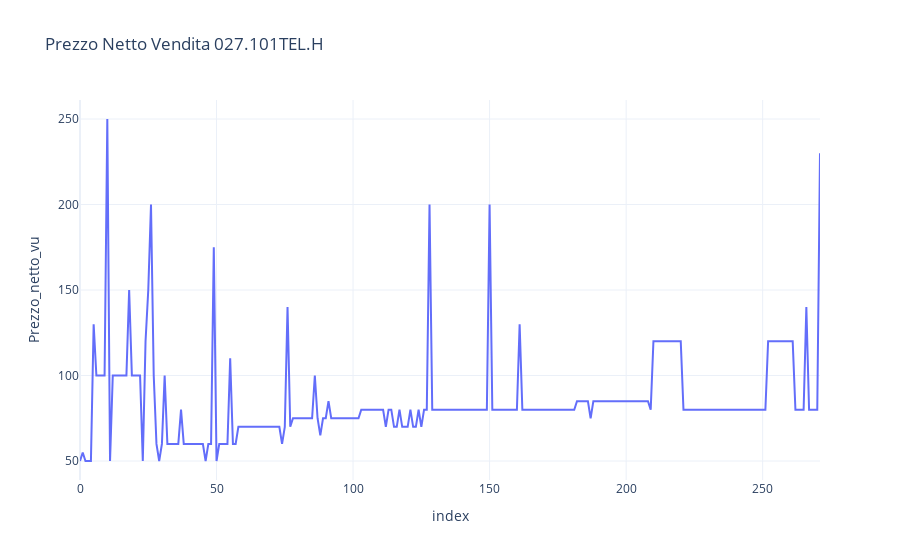

The notebook cell saved with this chart:
### Code cell
fig = px.line(df_027, y='Prezzo_netto_vu', template='plotly_white', title='Prezzo Netto Vendita 027.101TEL.H')
fig.show()

### Figure 1 — Plotly figure (JSON) as saved in the notebook; plotly's stock layout.template omitted (floating-point values rounded to 4 significant figures; data arrays with more than 128 entries replaced by an {"elided": "..."} marker saying what was removed)
{"data": [{"hovertemplate": "index=%{x}<br>Prezzo_netto_vu=%{y}<extra></extra>", "legendgroup": "", "line": {"color": "#636efa", "dash": "solid"}, "marker": {"symbol": "circle"}, "mode": "lines", "name": "", "orientation": "v", "showlegend": false, "type": "scatter", "x": {"elided": "272 int values"}, "xaxis": "x", "y": {"elided": "272 int values"}, "yaxis": "y"}], "layout": {"legend": {"tracegroupgap": 0}, "title": {"text": "Prezzo Netto Vendita 027.101TEL.H"}, "xaxis": {"anchor": "y", "domain": [0, 1], "title": {"text": "index"}}, "yaxis": {"anchor": "x", "domain": [0, 1], "title": {"text": "Prezzo_netto_vu"}}}}
